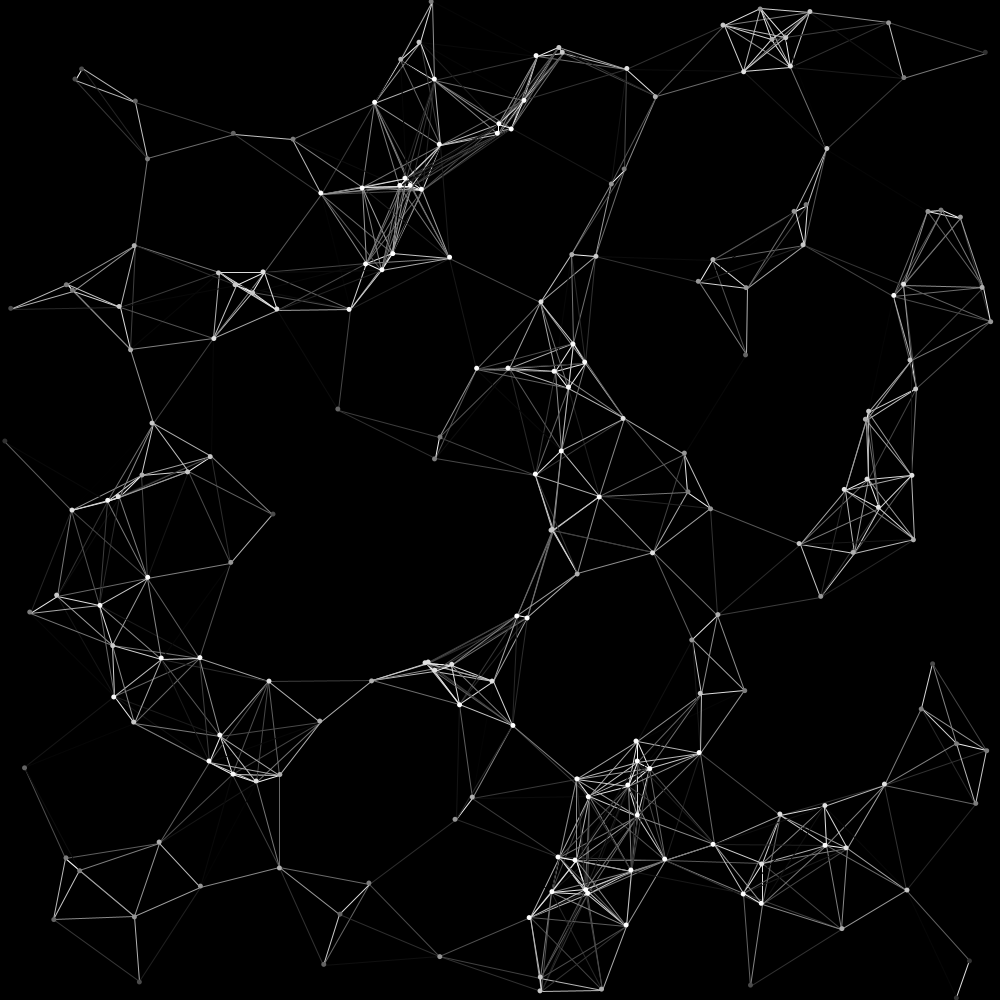
Frame 1 (no input)
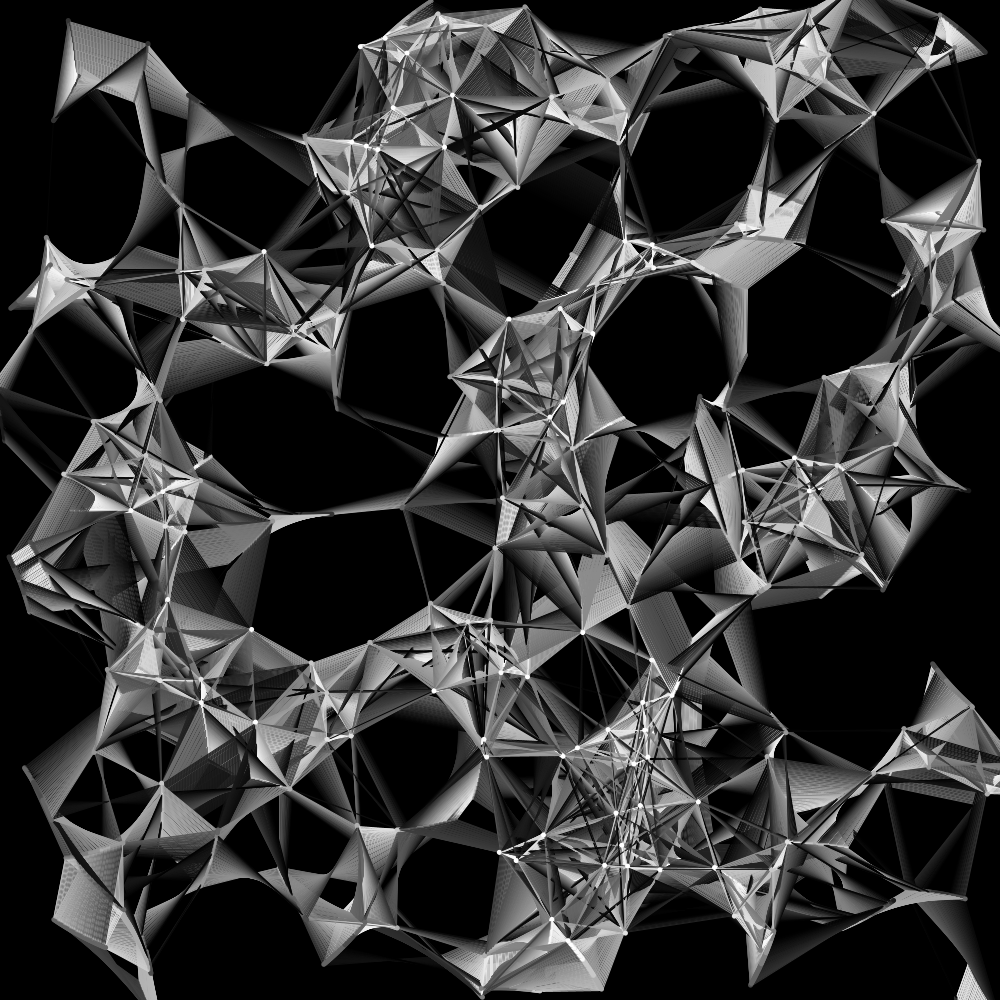
Frame 60 (the mouse pressed at the canvas centre just before this capture)
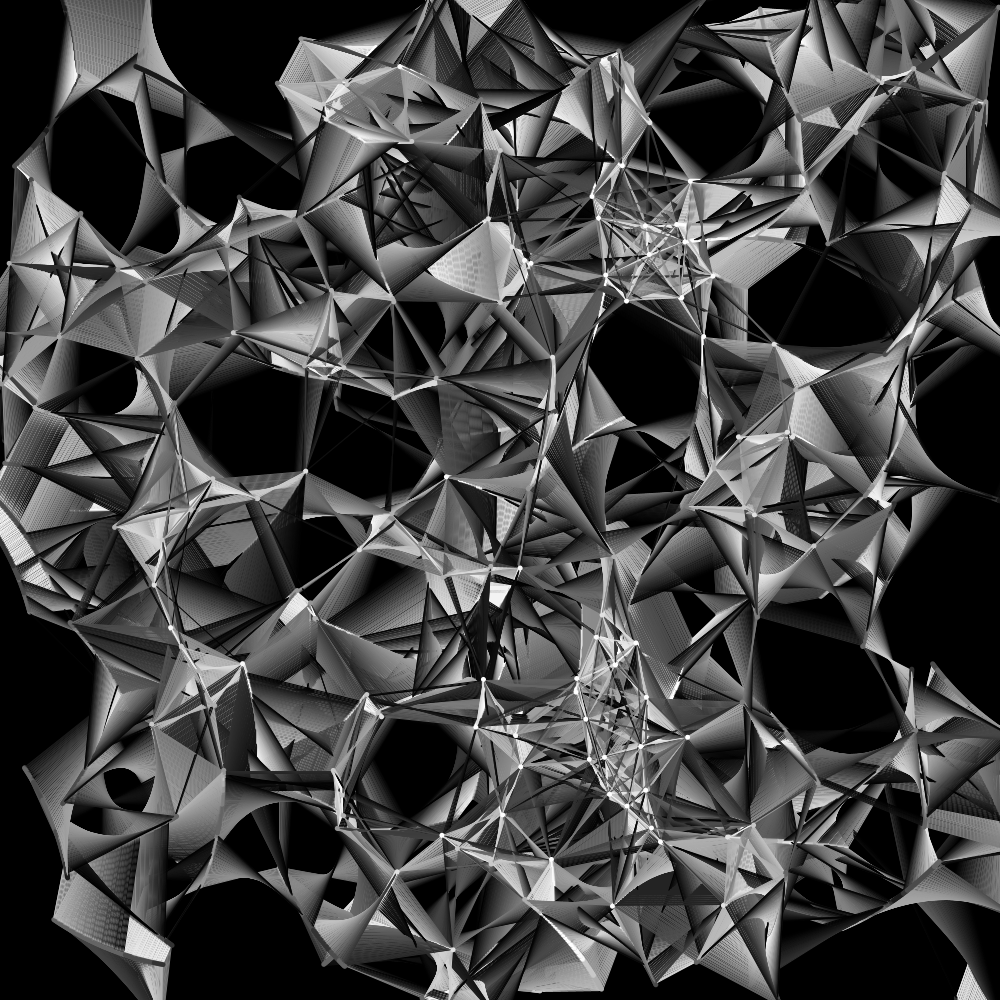
Frame 120 (the mouse held since frame 60 and released just before this capture)

The Processing sketch that drew these frames (run headless with seeded random() and noise(); from frame 60 on, the mouse is pressed at the canvas centre):

// Processing sketch: line_flow_modified
// ── line_flow_modified.pde
//The movement is not with Sin function, it is with a a/b function
//Change in plan, a/b produce a curve shape
// I want a straight line
//The movement of all particles is the same with the same steps and same time
//The speed is the same for every particle

int num = 200;
float circle = 120;
float cirsz = circle*circle;
float smallang=1;

int timestep=5;
int time=0;

float step=5;
float eachstep=step/timestep;

boolean[] range=new boolean[num];
boolean ox_link=false;
boolean[] connection=new boolean[num];

float[] x = new float[num];
float[] y = new float[num]; 

float[] ang = new float[num];
float[] nxtang = new float[num];

int[] intensity = new int[num];
int intensityDiv=10;

void setup(){
  size(1000,1000);
  background(0);
  for(int i=0;i<num;i++){
    x[i]=(float)Math.floor(Math.random()*width+(circle))-circle;
    y[i]=(float)Math.floor(Math.random()*height+(circle))-circle;
    ang[i]=(float)Math.floor(Math.random()*(360/smallang))*smallang;
    nxtang[i]=(float)Math.floor(Math.random()*(360/smallang))*smallang;
    connection[i]=false;
    range[i]=true;
    intensity[i]=0;
  }
  
}

void draw(){
  clear();
  stroke(255);
  strokeWeight(1);
  
  analyse_points();
  
  //The angle change can be from small to big back to small or the nearest wy yo reach it
  //I choose th9e nearest wy to reach it
  
  for(int i=0;i<num;i++){
    x[i]=x[i]+((cos(radians(ang[i])))*eachstep);
    y[i]=y[i]+((sin(radians(ang[i])))*eachstep);
    range[i]=true;
    if(x[i]>width+(circle*2) || x[i]<0-(circle*2) || y[i]>height+(circle*2) || y[i]<0-(circle*2) ){
      range[i]=false;
    }
    noStroke();
    if (intensity[i]>intensityDiv){
      fill((255));
    } else{
      fill((255/intensityDiv)*intensity[i]);
    }
    ellipse(x[i],y[i],5,5);
    intensity[i]=0;
    stroke(255);
  }
  
  time++;
  if (time==timestep){
    time=0;
    angle_change();
  }
}

void analyse_points(){
  
  for(int i=0;i<num;i++){

    for(int j=i+1;j<num;j++){
      ox_link=false;
      
      float lnsz = (float)(Math.pow(x[i]-x[j],2)+Math.pow(y[i]-y[j],2));
      
      if((lnsz < cirsz) && (range[i] == true || range[j]==true) ){
        stroke(((cirsz-lnsz)/cirsz)*255);
        line(x[i],y[i],x[j],y[j]);
        ox_link=true;
        intensity[i]++;
        intensity[j]++;
        if (range[i] == true){
          connection[j]=true;
        }
      }
      if(range[i] == true || ox_link == true){
        connection[i]=true;
      }
    }
    if(connection[i] == false && range[i]==false){
      float position =(float)Math.floor(Math.random()*360);
      x[i]=(cos(radians(position))*((width+circle)/2))+(width/2);
      y[i]=(sin(radians(position))*((height+circle)/2))+(height/2);
      //x[i]=(float)Math.floor(Math.random()*width+(circle))-circle;
      //y[i]=(float)Math.floor(Math.random()*height+(circle))-circle;
      ang[i]=(float)Math.floor(Math.random()*(360/smallang))*smallang;
      nxtang[i]=(float)Math.floor(Math.random()*(360/smallang))*smallang;
      range[i]=true;
      intensity[i]=0;
    }
    connection[i]=false;
  }
}

void angle_change(){
  for(int i=0;i<num;i++){
    if (ang[i] == -smallang || ang[i]==360+smallang){
      ang[i]=smallang;
    }
    float difang = nxtang[i]-ang[i];
    if(difang==0){
      nxtang[i]=(float)Math.floor(Math.random()*(360/smallang))*smallang;
    } else if (difang >= 90 && difang <= 270){
      ang[i]=ang[i]+smallang;
    } else {
      ang[i]=ang[i]-smallang;
    }
  }
}
